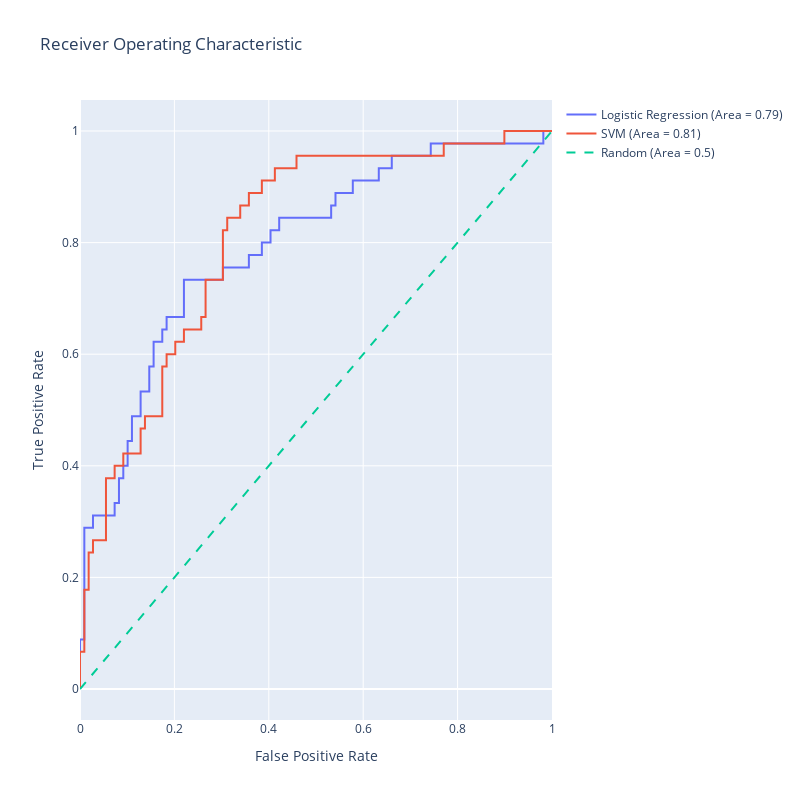

The code cell stored with this chart in its notebook:
### Code cell
scaler = StandardScaler()
xx_train_scaled = scaler.fit_transform(xx_train)
xx_test_scaled = scaler.transform(xx_test)

# Logistic Regression model
lr_model = LogisticRegression(max_iter=1000)
lr_model.fit(xx_train, yy_train)
lr_scores = lr_model.predict_proba(xx_test)[:,1]

# SVM model
svm_model = SVC(probability=True)
svm_model.fit(xx_train_scaled, yy_train)
svm_scores = svm_model.predict_proba(xx_test_scaled)[:,1]

# Generate ROC curve data for logistic regression model
lr_fpr, lr_tpr, lr_thresholds = roc_curve(yy_test, lr_scores)
lr_auc = roc_auc_score(yy_test, lr_scores)

# Generate ROC curve data for SVM model
svm_fpr, svm_tpr, svm_thresholds = roc_curve(yy_test, svm_scores)
svm_auc = roc_auc_score(yy_test, svm_scores)

# Generate a trace for the Logistic Regression ROC curve
trace0 = go.Scatter(
    x=lr_fpr,
    y=lr_tpr,
    mode='lines',
    name=f'Logistic Regression (Area = {lr_auc:.2f})'
)

# Generate a trace for the SVM ROC curve
trace1 = go.Scatter(
    x=svm_fpr,
    y=svm_tpr,
    mode='lines',
    name=f'SVM (Area = {svm_auc:.2f})'
)

# Diagonal line
trace2 = go.Scatter(
    x=[0, 1], 
    y=[0, 1], 
    mode='lines', 
    name='Random (Area = 0.5)', 
    line=dict(dash='dash')
)

data = [trace0, trace1, trace2]

# Define layout with square aspect ratio
layout = go.Layout(
    title='Receiver Operating Characteristic',
    xaxis=dict(title='False Positive Rate'),
    yaxis=dict(title='True Positive Rate'),
    autosize=False,
    width=800,
    height=800,
    showlegend=True
)

# Define figure and add data
fig = go.Figure(data=data, layout=layout)

# Show figure
fig.show()

### Figure 1 — Plotly figure (JSON) as saved in the notebook; plotly's stock layout.template omitted (floating-point values rounded to 4 significant figures)
{"data": [{"mode": "lines", "name": "Logistic Regression (Area = 0.79)", "type": "scatter", "x": [0, 0, 0, 0.009174, 0.009174, 0.02752, 0.02752, 0.07339, 0.07339, 0.08257, 0.08257, 0.09174, 0.09174, 0.1009, 0.1009, 0.1101, 0.1101, 0.1284, 0.1284, 0.1468, 0.1468, 0.156, 0.156, 0.1743, 0.1743, 0.1835, 0.1835, 0.2202, 0.2202, 0.3028, 0.3028, 0.3578, 0.3578, 0.3853, 0.3853, 0.4037, 0.4037, 0.422, 0.422, 0.5321, 0.5321, 0.5413, 0.5413, 0.578, 0.578, 0.633, 0.633, 0.6606, 0.6606, 0.7431, 0.7431, 0.9817, 0.9817, 1], "y": [0, 0.02222, 0.08889, 0.08889, 0.2889, 0.2889, 0.3111, 0.3111, 0.3333, 0.3333, 0.3778, 0.3778, 0.4, 0.4, 0.4444, 0.4444, 0.4889, 0.4889, 0.5333, 0.5333, 0.5778, 0.5778, 0.6222, 0.6222, 0.6444, 0.6444, 0.6667, 0.6667, 0.7333, 0.7333, 0.7556, 0.7556, 0.7778, 0.7778, 0.8, 0.8, 0.8222, 0.8222, 0.8444, 0.8444, 0.8667, 0.8667, 0.8889, 0.8889, 0.9111, 0.9111, 0.9333, 0.9333, 0.9556, 0.9556, 0.9778, 0.9778, 1, 1]}, {"mode": "lines", "name": "SVM (Area = 0.81)", "type": "scatter", "x": [0, 0, 0, 0.009174, 0.009174, 0.01835, 0.01835, 0.02752, 0.02752, 0.05505, 0.05505, 0.07339, 0.07339, 0.09174, 0.09174, 0.1284, 0.1284, 0.1376, 0.1376, 0.1743, 0.1743, 0.1835, 0.1835, 0.2018, 0.2018, 0.2202, 0.2202, 0.2569, 0.2569, 0.2661, 0.2661, 0.3028, 0.3028, 0.3119, 0.3119, 0.3394, 0.3394, 0.3578, 0.3578, 0.3853, 0.3853, 0.4128, 0.4128, 0.4587, 0.4587, 0.7706, 0.7706, 0.8991, 0.8991, 1], "y": [0, 0.02222, 0.06667, 0.06667, 0.1778, 0.1778, 0.2444, 0.2444, 0.2667, 0.2667, 0.3778, 0.3778, 0.4, 0.4, 0.4222, 0.4222, 0.4667, 0.4667, 0.4889, 0.4889, 0.5778, 0.5778, 0.6, 0.6, 0.6222, 0.6222, 0.6444, 0.6444, 0.6667, 0.6667, 0.7333, 0.7333, 0.8222, 0.8222, 0.8444, 0.8444, 0.8667, 0.8667, 0.8889, 0.8889, 0.9111, 0.9111, 0.9333, 0.9333, 0.9556, 0.9556, 0.9778, 0.9778, 1, 1]}, {"line": {"dash": "dash"}, "mode": "lines", "name": "Random (Area = 0.5)", "type": "scatter", "x": [0, 1], "y": [0, 1]}], "layout": {"autosize": false, "height": 800, "showlegend": true, "title": {"text": "Receiver Operating Characteristic"}, "width": 800, "xaxis": {"title": {"text": "False Positive Rate"}}, "yaxis": {"title": {"text": "True Positive Rate"}}}}
